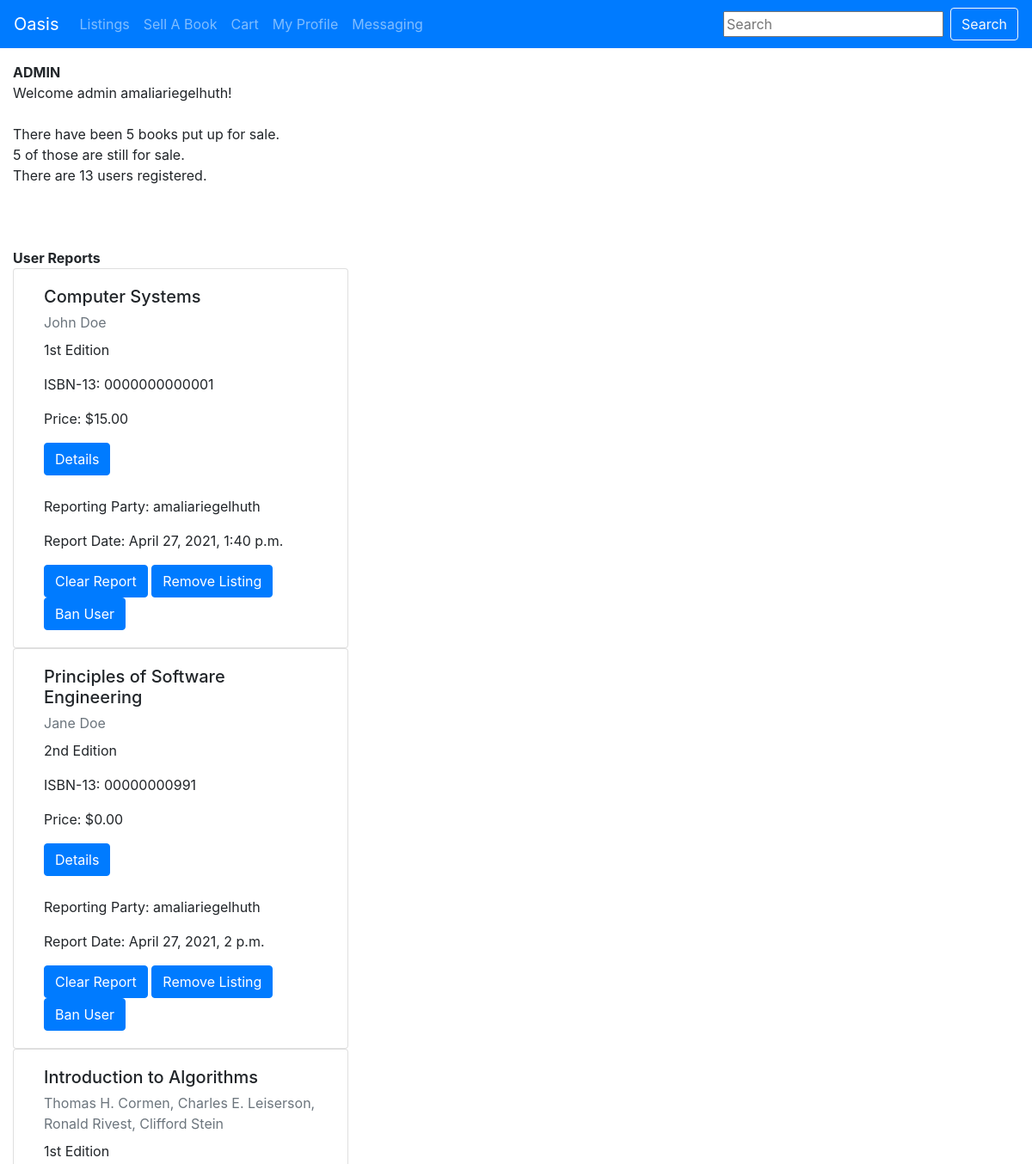
Before: /pages/admin/ (signed in, upper part) with the older database file.
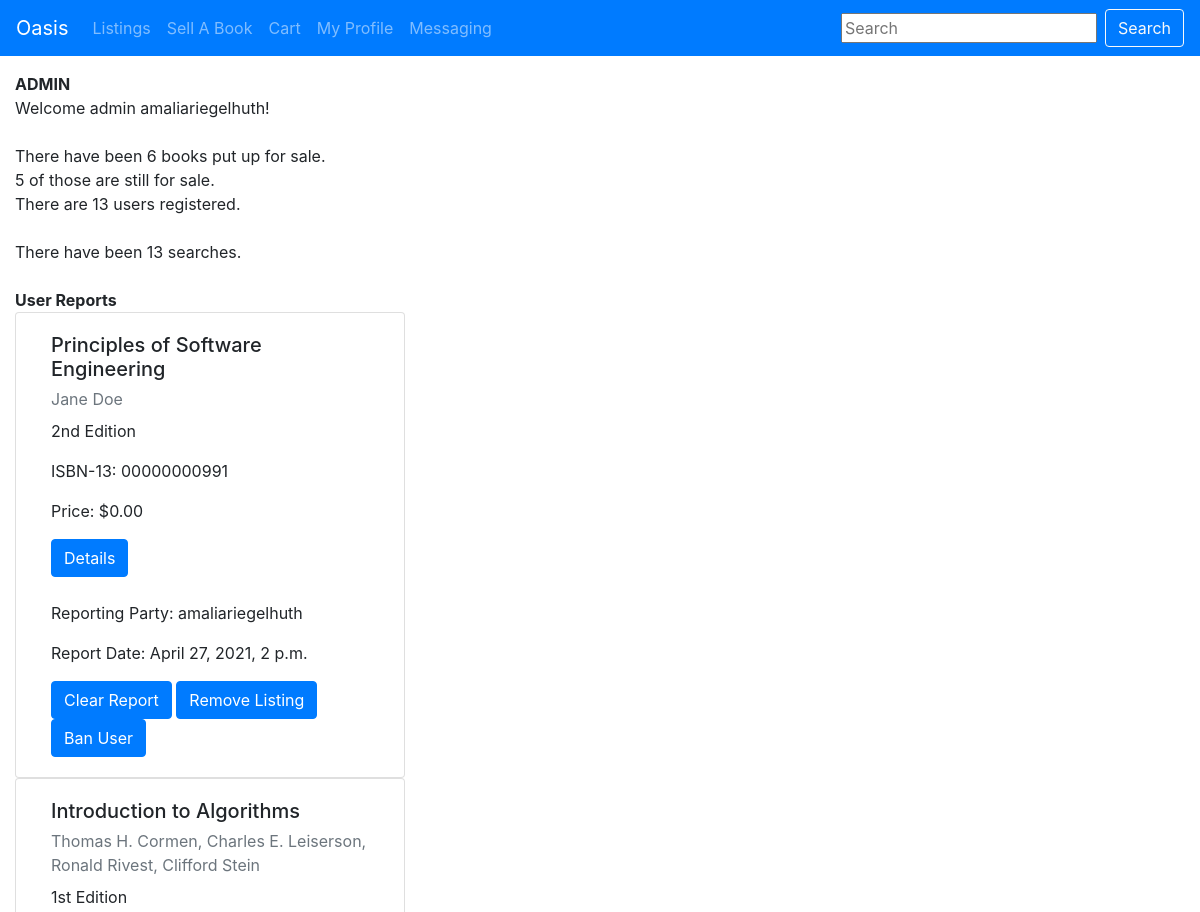
After: the same page with the newer database file.
### pages/models.py (models this page shows, shortened)
class Listing(models.Model):
    id = models.UUIDField(primary_key=True, default=uuid.uuid4, help_text='unique id for this listing')
    book = models.ForeignKey('Book', on_delete=models.RESTRICT, null=True)
    date_added = models.DateTimeField(auto_now_add=True)
    user = models.ForeignKey(User,
                        default = 1,
                        null = True,
                        on_delete = models.SET_NULL
                        )
    price= models.DecimalField(max_digits=10, decimal_places=2)
    hide_listing = models.BooleanField(default=False)
    times_reported = models.SmallIntegerField(default=0)
    report = models.ForeignKey('ReportListing',null = True, on_delete = models.SET_NULL)
    condition = models.CharField(
        max_length=1,
        choices=CONDITION,
        blank=True,
        default=1,
        help_text='Book condition',
    )
    class Meta:
        ordering = ['-date_added']
    def get_absolute_url(self):
        return reverse('listings-detail', args=[str(self.id)])

class Book(models.Model):
    title = models.CharField(max_length=200)
    author = models.CharField(max_length=100)
    isbn = models.CharField('ISBN', max_length=13, unique=True, help_text='13 Character <a href="https://www.isbn-international.org/content/what-isbn">ISBN number</a>')
    edition = models.CharField(max_length=5) #length here assumes no more than 999th edition -- seems like a reasonable assumption
    pub_year = models.SmallIntegerField()

class ReportListing(models.Model):
    sent_by = models.ForeignKey(User, default = 1,
                        null = True,
                        on_delete = models.SET_NULL)
    date_reported = models.DateTimeField(auto_now_add=True)

class NumSearch(models.Model):
    count = models.IntegerField(default=0)

### pages/views.py (the view)
# urls.py: path('admin/', admin.site.urls),
def admin(request):
    num_books = Book.objects.all().count()
    num_listings = Listing.objects.all().count()
    listings = Listing.objects.all()
    item = []
    item = listings.exclude(report = None)
    vars = {
        'num_books':num_books,
		'num_listings':num_listings,
		'num_users':User.objects.all().count(),
        'report':item,
        'searches':NumSearch.objects.all(),
    }
    return render(request, 'admin_view.html', context=vars)

### cart/context_processors.py (called while the page is built)
def cart(request):
     return {'cart': Cart(request)}

### pages/templates/admin_view.html (shortened to what this page needs)
{% extends 'base.html' %}
{%block content%}
{% if user.is_admin or user.is_superuser %}
	<strong>ADMIN</strong>
	<br/>
	Welcome admin {{user.username}}!
	<br/>
	<br/>
	There have been {{ num_books }} books put up for sale.
	<br/>
	{{num_listings}} of those are still for sale.
	<br/>
	There are {{num_users}} users registered.
	<br/>
	<br/>
	{% for num in searches %}
		There have been {{num.count}} searches.
	{% endfor %}
	<br/>
	<br/>
	<strong>User Reports</strong>
	<br/>
	{% for object in report %}
		<div class="card col-sm-4 rounded">
			<div class="card-body">
				<h5 class="card-title"> {{ object.book.title }}</h5>
				<p class="card-subtitle mb-2 text-muted"> {{ object.book.author }}</p>
				<p class="card-text">{{ object.book.edition }} Edition</p>
				<p class="card-text">ISBN-13: {{ object.book.isbn }}</p>
				<p class="card-text">Price: ${{ object.price}}</p>
				<a href="{{ object.get_absolute_url }}" class="btn btn-primary">Details</a>
				<br/>
				<br/>
				<p class="card-text">Reporting Party: {{object.report.sent_by}}</p>
				<p class="card-text">Report Date: {{object.report.date_reported}}</p>
				<a href="{% url 'clearlisting' object.id %}" class="btn btn-primary">Clear Report</a>
				<a href="{% url 'removelisting' object.id %}" class="btn btn-primary">Remove Listing</a>
				<a href="{% url 'ban_user' object.user.id object.user.id %}" class="btn btn-primary">Ban User</a>
			</div>
		</div>
	{% endfor %}
	<br/>
	<br/>
	<br/>
	<br/>
	<br/>
	<br/>
	<br/>
{% endif %}
{%endblock%}

Changed rows visible on the page:
removed Listing: book "Computer Systems", book.author "John Doe", book.edition "1st", book.isbn "0000000000001", price "15.00", report.sent_by "amaliariegelhuth", report.date_reported "April 27, 2021, 1:40 p.m."
added NumSearch: count "13"
Other visible differences:
{{ num_books }}: "5" → "6"
